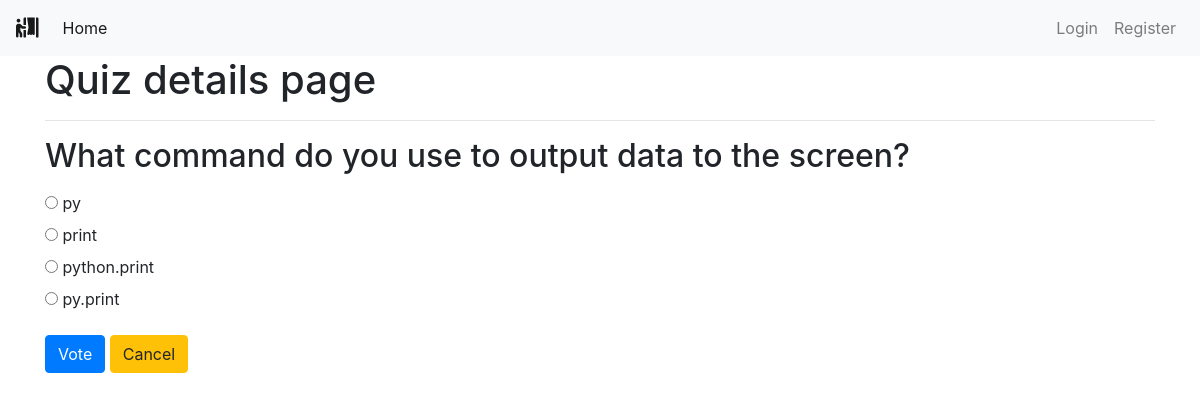
Page /polls/11/ on the committed database.
### polls/models.py (models this page shows, shortened)
class Poll(models.Model):
    owner = models.ForeignKey(User, on_delete=models.CASCADE)
    text = models.TextField()
    pub_date = models.DateTimeField(default=timezone.now)
    active = models.BooleanField(default=True)
    def __str__(self):
        return self.text

class Choice(models.Model):
    poll = models.ForeignKey(Poll, on_delete=models.CASCADE)
    choice_text = models.CharField(max_length=255)
    poll_result = models.BooleanField(default=False)

### polls/views.py (the view)
# urls.py: path('<int:poll_id>/', views.poll_detail, name='detail'),
def poll_detail(request, poll_id):
    poll = get_object_or_404(Poll, id=poll_id)
    if not poll.active:
        return render(request, 'polls/poll_result.html', {'poll': poll})
    loop_count = poll.choice_set.count()
    context = {
        'poll': poll,
        'loop_time': range(0, loop_count),
    }
    return render(request, 'polls/poll_detail.html', context)

### polls/templates/polls/poll_detail.html (shortened to what this page needs)
{% extends 'base.html' %}
{% block content %}
<div class="container">
    <h1>Quiz details page</h1>
    <hr>
    <h2 class="mt-3 mb-3">{{ poll }}</h2>
    <form action="{% url 'polls:vote' poll.id %}" method="POST">
        {% for choice in poll.choice_set.all %}
        <input type="radio" name="choice" id="choice{{ forloop.counter }}" value="{{ choice.id }}">
        <label for="choice{{ forloop.counter }}">{{ choice.choice_text }}</label>
        <br>
        {% endfor %}
        <input type="submit" value="Vote" class="btn btn-primary mt-3">
        <a class="btn btn-warning mt-3" href="{% url 'polls:list' %}" role="button">Cancel</a>
    </form>
</div>
{% endblock content %}

### rows in the picture
Poll: text "What command do you use to output data to the screen?"
Choice: choice_text "py"
Choice: choice_text "print"
Choice: choice_text "python.print"
Choice: choice_text "py.print"
